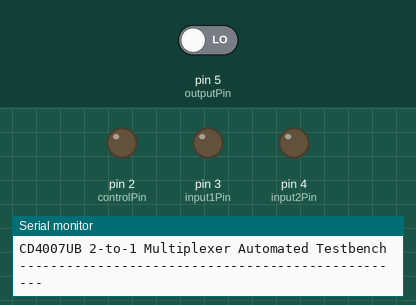
This sketch was run on a simulated Arduino Uno, built with avr-gcc and run on an emulated ATmega328P. Shown: output pins drawn as LEDs (lit = HIGH), the last lines printed to the serial monitor. The inputs (shaded band) are chosen by the test bench; at power-on: pin 5 (outputPin) LOW.

Above: at 0.1 s.
At 2.2 s:
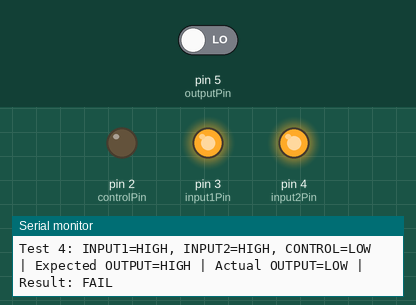
2.3 s: pin 5 (outputPin) driven HIGH
At 5.6 s:
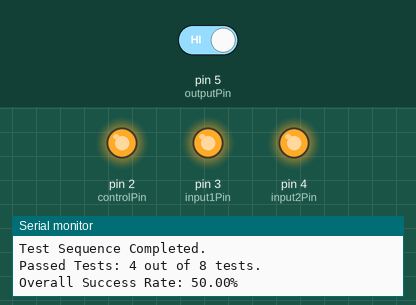
Timing chart, 0 to 12.0 s (numbered marks = the images above; inputs shaded):
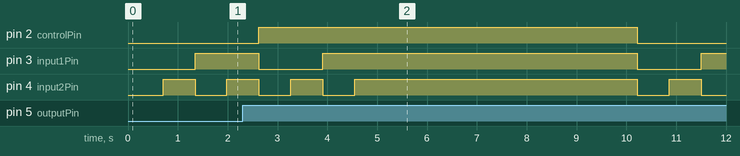

Measured:
- by itself, pin 3 (input1Pin): alternates HIGH for 6.3 s and LOW for 1.3 s

The sketch:

DigitalCircuitsLab.ino
```cpp
// Define pin assignments
const int input1Pin = 3;           // Connected to Input A
const int input2Pin = 4;           // Connected to Input B
const int controlPin = 2;          // Control Signal (S)
const int outputPin = 5;           // Connected to Output Y

// Define test vectors for 2-to-1 MUX
struct TestVector {
  bool INPUT1;
  bool INPUT2;
  bool CONTROL;
  bool EXPECTED_OUTPUT;
};

// Define all possible test cases
const TestVector testVectors[] = {
  // CONTROL = 0, EXPECTED_OUTPUT = INPUT1
  {LOW, LOW, LOW, LOW},
  {LOW, HIGH, LOW, LOW},
  {HIGH, LOW, LOW, HIGH},
  {HIGH, HIGH, LOW, HIGH},

  // CONTROL = 1, EXPECTED_OUTPUT = INPUT2
  {LOW, LOW, HIGH, LOW},
  {LOW, HIGH, HIGH, HIGH},
  {HIGH, LOW, HIGH, LOW},
  {HIGH, HIGH, HIGH, HIGH}
};

const int numTests = sizeof(testVectors) / sizeof(testVectors[0]);

// Variables to keep track of test results
int passedTests = 0;

void setup() {
  // Initialize serial communication at 9600 bps
  Serial.begin(9600);

  // Configure pin modes
  pinMode(input1Pin, OUTPUT);        // Input 1
  pinMode(input2Pin, OUTPUT);        // Input 2
  pinMode(controlPin, OUTPUT);       // Control Signal
  pinMode(outputPin, INPUT);         // Output

  // Initialize inputs to LOW
  digitalWrite(input1Pin, LOW);
  digitalWrite(input2Pin, LOW);
  digitalWrite(controlPin, LOW);

  Serial.println("CD4007UB 2-to-1 Multiplexer Automated Testbench");
  Serial.println("--------------------------------------------------");
}

void loop() {
  passedTests = 0; // Reset passed tests count

  Serial.println("\nStarting Test Sequence...\n");

  for (int i = 0; i < numTests; i++) {
    // Apply Control Signal
    digitalWrite(controlPin, testVectors[i].CONTROL);

    // Apply Inputs 1 and 2
    digitalWrite(input1Pin, testVectors[i].INPUT1);
    digitalWrite(input2Pin, testVectors[i].INPUT2);
    delay(100); // Short delay to stabilize

    // Read Output
    bool actualOutput = digitalRead(outputPin);

    // Validate Output
    bool testPassed = (actualOutput == testVectors[i].EXPECTED_OUTPUT);
    if (testPassed) {
      passedTests++;
    }

    // Log Result
    Serial.print("Test ");
    Serial.print(i + 1);
    Serial.print(": INPUT1=");
    Serial.print(testVectors[i].INPUT1 ? "HIGH" : "LOW");
    Serial.print(", INPUT2=");
    Serial.print(testVectors[i].INPUT2 ? "HIGH" : "LOW");
    Serial.print(", CONTROL=");
    Serial.print(testVectors[i].CONTROL ? "HIGH" : "LOW");
    Serial.print(" | Expected OUTPUT=");
    Serial.print(testVectors[i].EXPECTED_OUTPUT ? "HIGH" : "LOW");
    Serial.print(" | Actual OUTPUT=");
    Serial.print(actualOutput ? "HIGH" : "LOW");
    Serial.print(" | Result: ");
    Serial.println(testPassed ? "PASS" : "FAIL");

    delay(500); // Wait before next test vector
  }

  // Calculate and log overall success rate
  Serial.println("\nTest Sequence Completed.");
  Serial.print("Passed Tests: ");
  Serial.print(passedTests);
  Serial.print(" out of ");
  Serial.print(numTests);
  Serial.println(" tests.");

  float successRate = ((float)passedTests / numTests) * 100;
  Serial.print("Overall Success Rate: ");
  Serial.print(successRate);
  Serial.println("%");

  // Wait before repeating the test sequence
  delay(5000); // Wait for 5 seconds before next iteration
}
```
